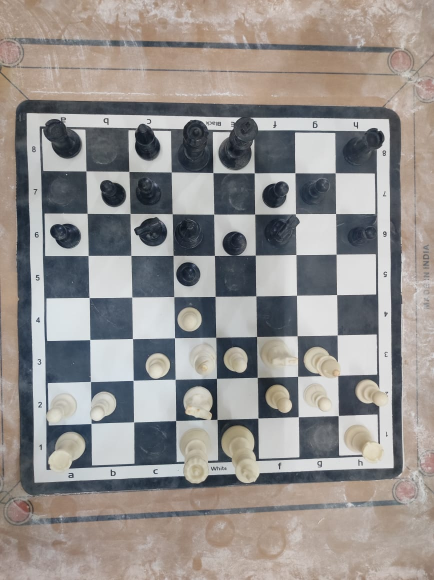
#> input picture Game_2/15.jpg, 868 x 1160 px, found by its file name (shown at 1/2 size)
$ python visulizecorners.py
#> lines starting #> are read from the running program, lines starting #| are printed output that depends on the picture; after the words box and inside, x2 and y2 are one past the last pixel; in counts of white or black regions, pixels touching at a corner belong together
import numpy as np
import cv2

# Load the image
img = cv2.imread("15.jpg")
#> img is the input picture: shape (1160, 868, 3); mean B, G, R 141.9, 144.4, 148.5
image=cv2.resize(img,(720,720))
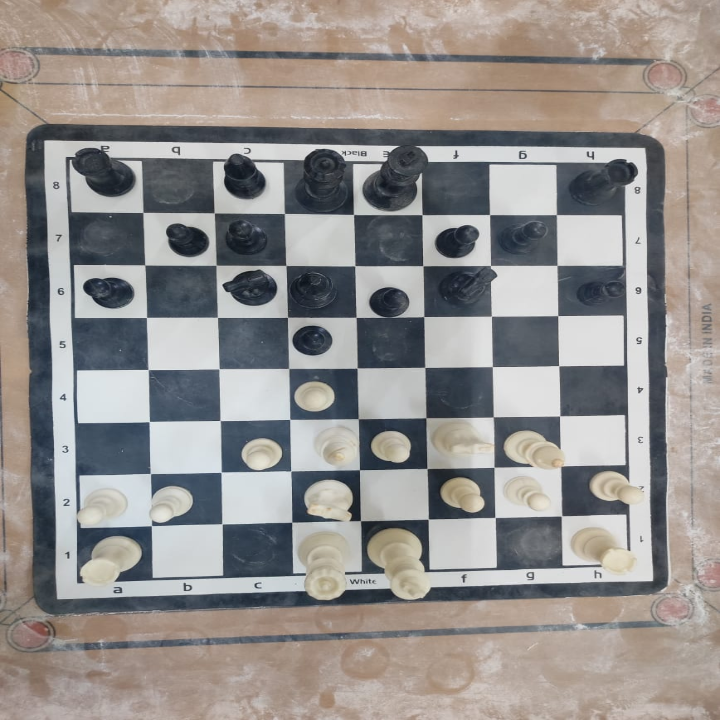
#> image: shape (720, 720, 3); mean B, G, R 141.8, 144.3, 148.4

# Define the coordinates of the box
points = np.array( [   [128 , 94], [623, 113], [665 ,668],   [ 51 ,632]], np.int32)

# Reshape the points array into the shape required by OpenCV (number of vertices, 1, 2)
points = points.reshape((-1, 1, 2))

# Draw the box on the image
cv2.polylines(image, [points], isClosed=True, color=(0, 255, 0), thickness=2)
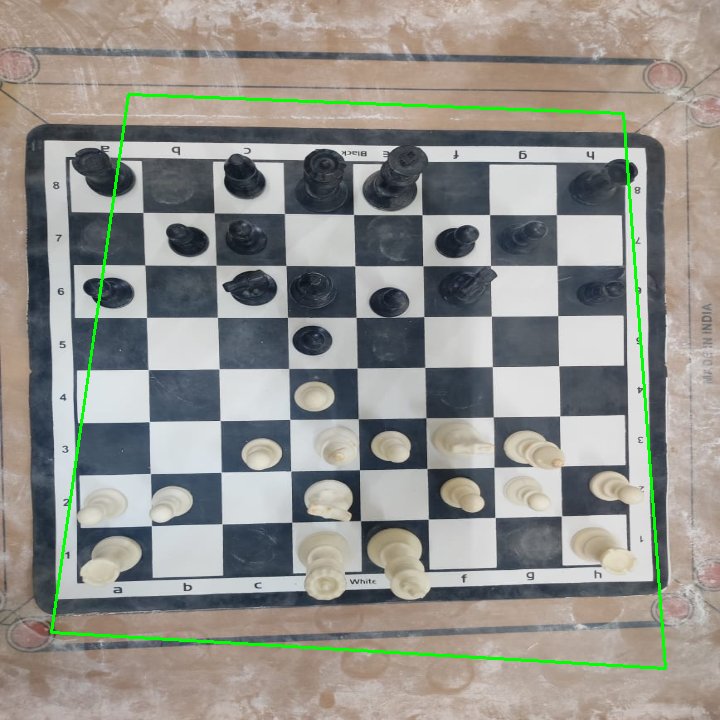
#> image: shape (720, 720, 3); 1.27% of pixels changed, all inside (x1, y1, x2, y2) = (50, 93, 667, 670)

# Display the image with the box
cv2.imshow('Image with Box', image)
cv2.waitKey(0)
cv2.destroyAllWindows()

$ run again, with Game_2/1.jpg copied over Game_2/15.jpg
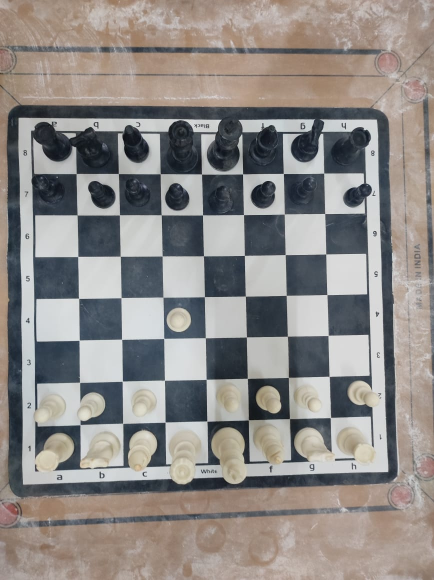
#> input picture Game_2/1.jpg, 868 x 1160 px, found by its file name (shown at 1/2 size)
#> img is the input picture: shape (1160, 868, 3); mean B, G, R 134.7, 137.6, 141.8
#> `image=cv2.resize(img,(720,720))`:
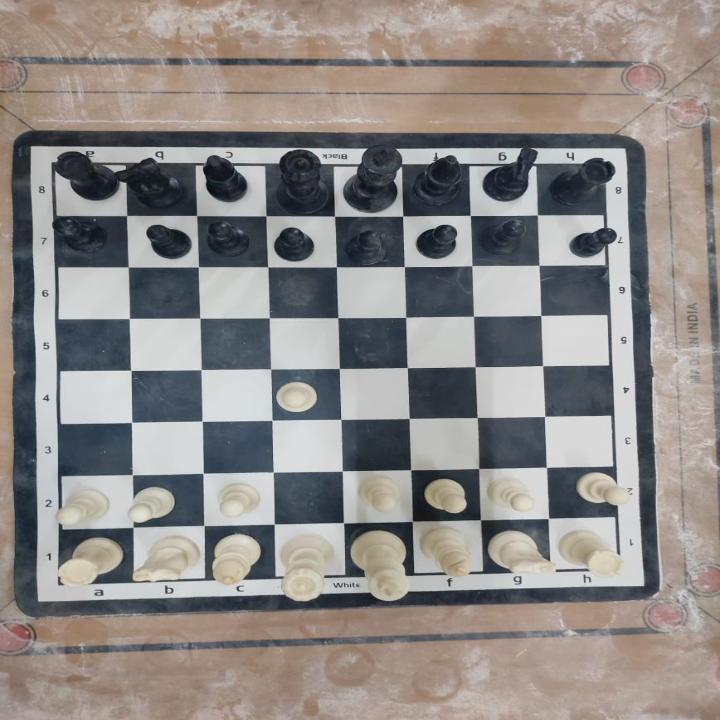
#> image: shape (720, 720, 3); mean B, G, R 134.6, 137.5, 141.7
#> `cv2.polylines(image, [points], isClosed=True, color=(0, 255, 0), thick..`:
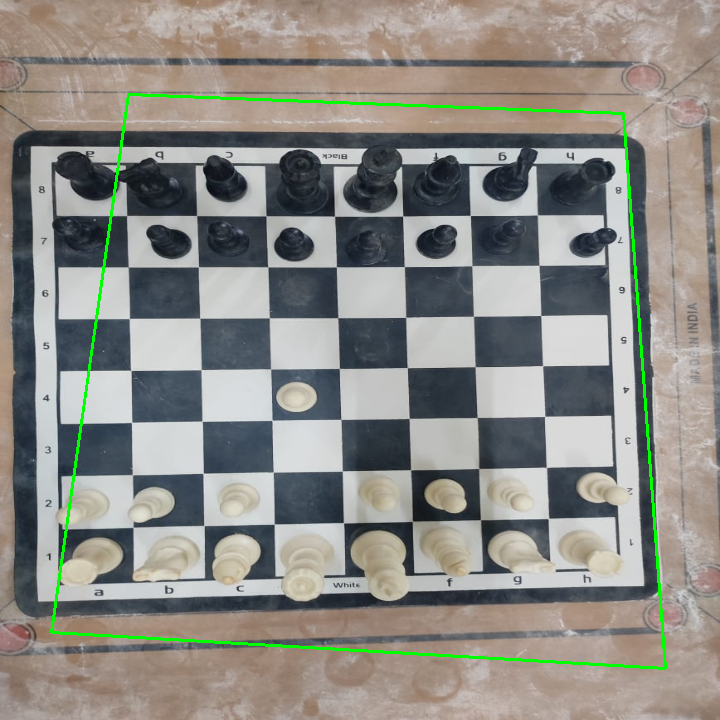
#> image: shape (720, 720, 3); 1.27% of pixels changed, all inside (x1, y1, x2, y2) = (50, 93, 667, 670)

$ run again, with Game_2/10.jpg copied over Game_2/15.jpg
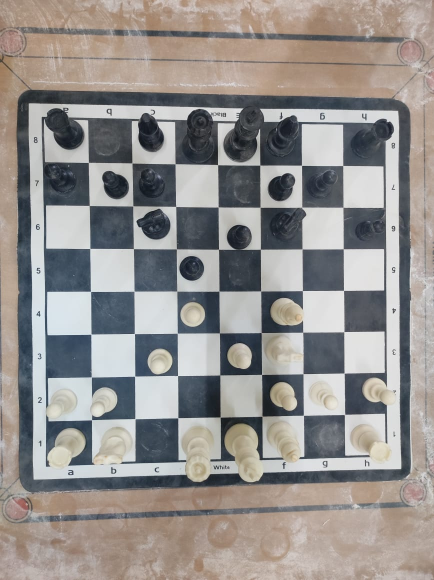
#> input picture Game_2/10.jpg, 868 x 1160 px, found by its file name (shown at 1/2 size)
#> img is the input picture: shape (1160, 868, 3); mean B, G, R 141.7, 144.3, 148.1
#> `image=cv2.resize(img,(720,720))`:
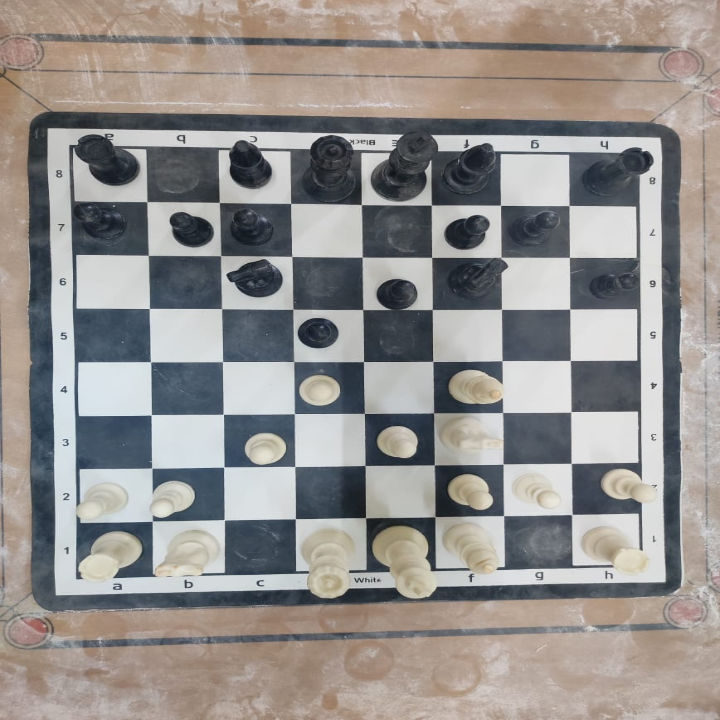
#> image: shape (720, 720, 3); mean B, G, R 141.7, 144.2, 148
#> `cv2.polylines(image, [points], isClosed=True, color=(0, 255, 0), thick..`:
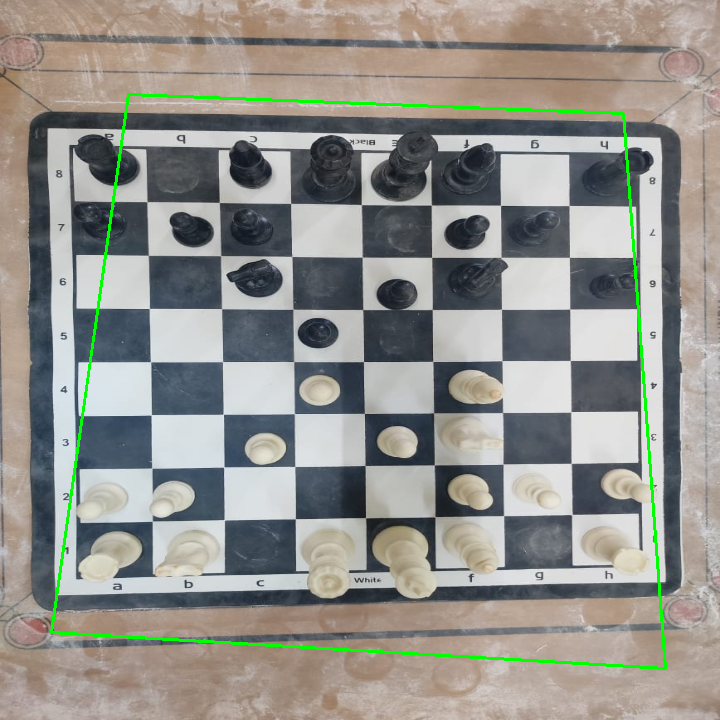
#> image: shape (720, 720, 3); 1.27% of pixels changed, all inside (x1, y1, x2, y2) = (50, 93, 667, 670)

$ run again, with Game_2/11.jpg copied over Game_2/15.jpg
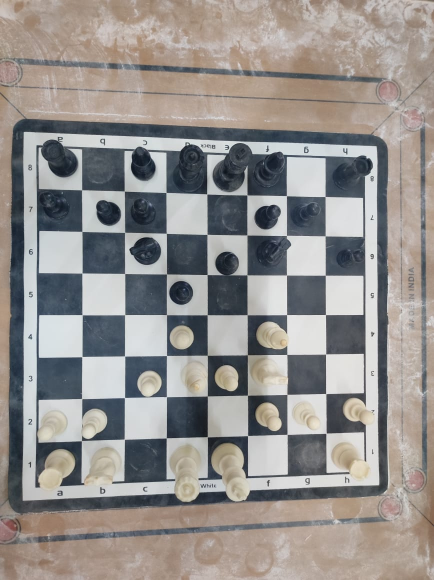
#> input picture Game_2/11.jpg, 868 x 1160 px, found by its file name (shown at 1/2 size)
#> img is the input picture: shape (1160, 868, 3); mean B, G, R 141.6, 144.3, 148.2
#> `image=cv2.resize(img,(720,720))`:
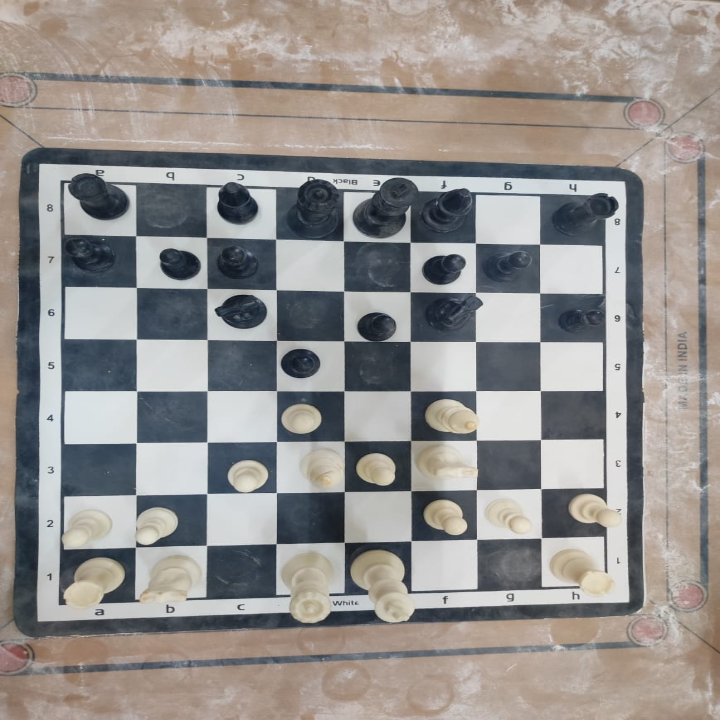
#> image: shape (720, 720, 3); mean B, G, R 141.5, 144.2, 148.1
#> `cv2.polylines(image, [points], isClosed=True, color=(0, 255, 0), thick..`:
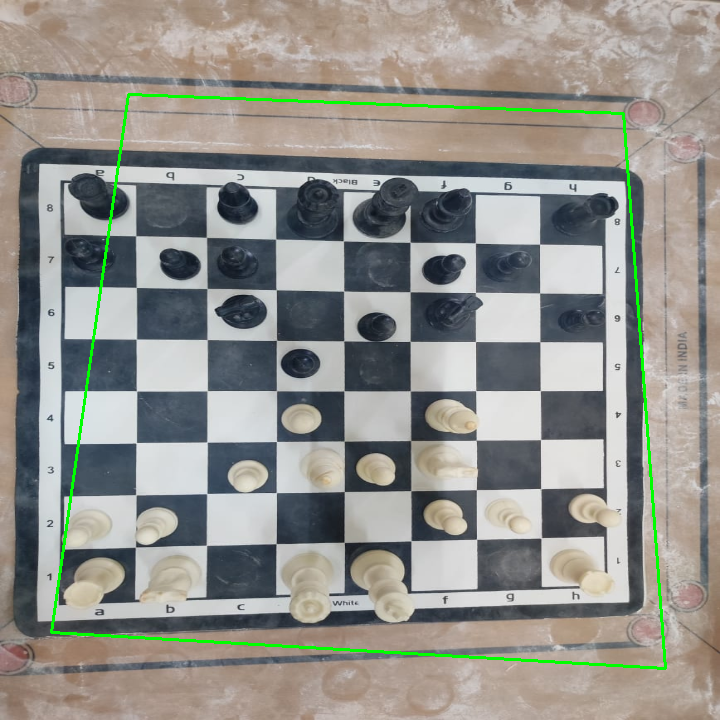
#> image: shape (720, 720, 3); 1.27% of pixels changed, all inside (x1, y1, x2, y2) = (50, 93, 667, 670)
